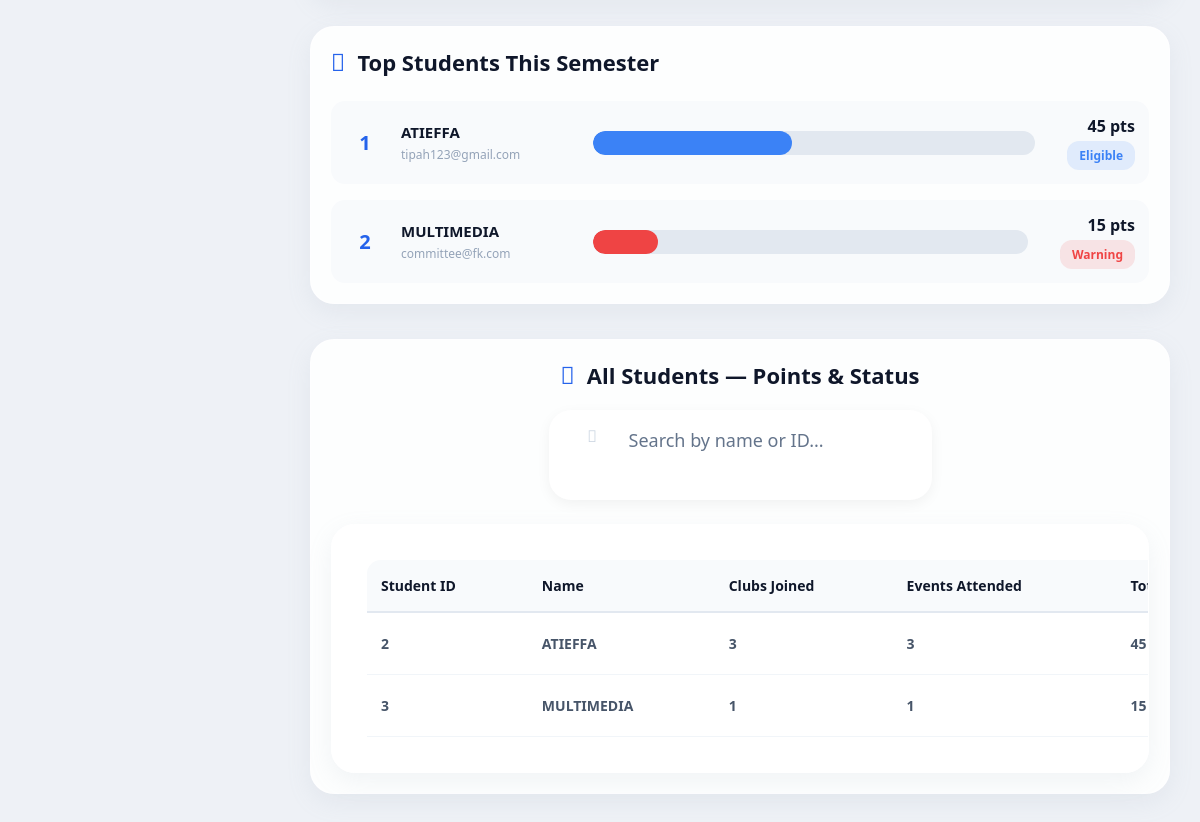
Page /Project_FK_Club/Admin/participant_points.php (signed in, lower part) on the earlier database version.
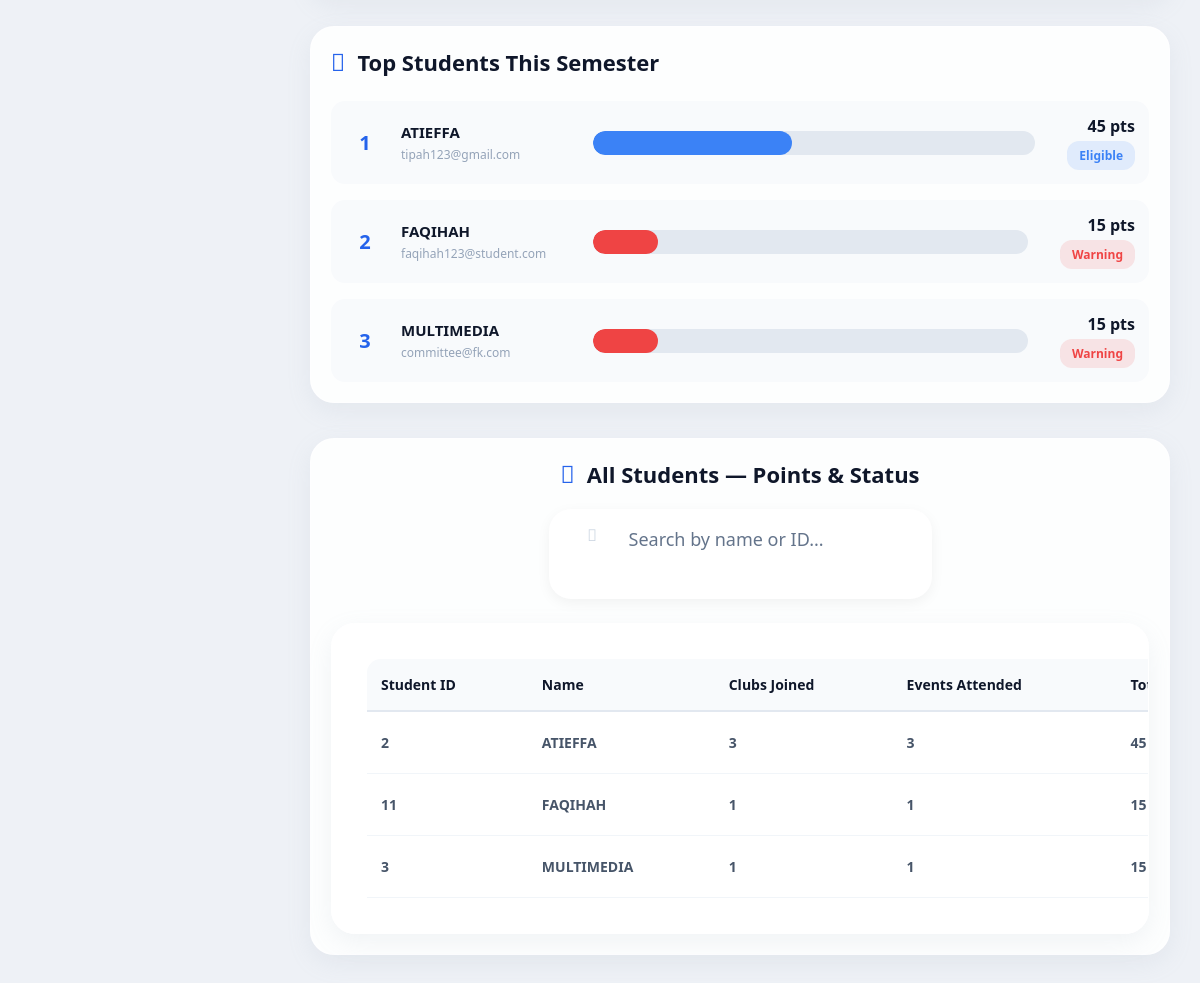
Same page on the later database version.
### tables this page shows
CREATE TABLE `users` (
  `user_id` int(11) NOT NULL,
  `student_id` varchar(20) DEFAULT NULL,
  `full_name` varchar(100) NOT NULL,
  `email` varchar(100) NOT NULL,
  `phone` varchar(20) DEFAULT NULL,
  `password` varchar(255) NOT NULL,
  `role` enum('admin','student','committee') NOT NULL,
  `profile_image` varchar(255) DEFAULT 'default.png',
  `reset_token` varchar(255) DEFAULT NULL,
  `created_at` timestamp NOT NULL DEFAULT current_timestamp(),
  `bio` text DEFAULT NULL
);

### Project_FK_Club/Admin/participant_points.php (the view, shortened to what the changed rows need)
<?php
include '../db_connect.php';
$students = [];
$query = "
    SELECT
        u.user_id,
        u.full_name,
        u.email,
        COUNT(DISTINCT m.club_id) as clubs_joined,
        COALESCE(COUNT(DISTINCT m.club_id), 0) as events_attended,
        (COALESCE(COUNT(DISTINCT m.club_id), 0) * 10) + (COUNT(DISTINCT m.club_id) * 5) as total_points
    FROM users u
    LEFT JOIN memberships m ON u.user_id = m.user_id
    WHERE u.role = 'student'
";
$query .= " GROUP BY u.user_id, u.full_name, u.email ORDER BY total_points DESC";
$result = mysqli_query($conn, $query);
if ($result) {
    while ($row = mysqli_fetch_assoc($result)) {
        $row['recognition'] = getRecognitionLevel($row['total_points']);
        $students[] = $row;
    }
}
function getRecognitionLevel($points) {
    if ($points >= 80) return 'Outstanding';
    elseif ($points >= 50) return 'Active Student';
    elseif ($points >= 20) return 'Eligible';
    else return 'Warning';
}
$top_students = array_slice($students, 0, 4);
?>
<?php include '../Includes/header_admin.php'; ?>
<div class="main-content">
    <div class="section-container">
        <div class="top-students-section">
            <h2>
                <i class="fa-solid fa-chart-line"></i>
                Top Students This Semester
            </h2>
            <div class="ranking-list">
                <?php
                $rank = 1;
                foreach ($top_students as $student):
                    $recognition = getRecognitionLevel($student['total_points']);
                    $status_color = getStatusColor($recognition);
                ?>
                    <div class="ranking-item">
                        <div class="rank-number"><?php echo $rank; ?></div>
                        <div class="student-info">
                            <h4><?php echo $student['full_name']; ?></h4>
                            <span class="student-email"><?php echo $student['email']; ?></span>
                        </div>
                        <div class="progress-bar-container">
                            <div class="progress-bar" style="width: <?php echo min(($student['total_points'] / 100) * 100, 100); ?>%; background: <?php echo $status_color; ?>;"></div>
                        </div>
                        <div class="points-info">
                            <span class="points"><?php echo $student['total_points']; ?> pts</span>
                            <span class="status-badge" style="background: <?php echo $status_color; ?>20; color: <?php echo $status_color; ?>;">
                                <?php echo $recognition; ?>
                            </span>
                        </div>
                    </div>
                <?php
                $rank++;
                endforeach;
                ?>
            </div>
        </div>
    </div>
    <div class="all-students-section">
        <div class="section-header">
            <h2>
                <i class="fa-solid fa-users"></i>
                All Students — Points & Status
            </h2>
        </div>
        <div class="table-container">
            <table class="students-table">
                <thead>
                    <tr>
                        <th>Student ID</th>
                        <th>Name</th>
                        <th>Clubs Joined</th>
                        <th>Events Attended</th>
                        <th>Total Points</th>
                    </tr>
                </thead>
                <tbody>
                    <?php if (!empty($students)): ?>
                        <?php foreach ($students as $student): ?>
                            <?php $recognition = getRecognitionLevel($student['total_points']); ?>
                            <tr>
                                <td><?php echo $student['user_id']; ?></td>
                                <td><?php echo $student['full_name']; ?></td>
                                <td><?php echo $student['clubs_joined']; ?></td>
                                <td><?php echo $student['events_attended']; ?></td>
                                <td class="points-cell" style="color: <?php echo getStatusColor($recognition); ?>;">
                                    <strong><?php echo $student['total_points']; ?> pts</strong>
                                </td>
                            </tr>
                        <?php endforeach; ?>
                    <?php endif; ?>
                </tbody>
            </table>
        </div>
    </div>
</div>
</body>
</html>
<?php
function getStatusColor($recognition) {
    switch ($recognition) {
        case 'Eligible':
            return '#3b82f6';
        case 'Warning':
            return '#ef4444';
    }
}
?>

Differences in the rows shown:
added users: full_name "FAQIHAH", email "faqihah123@student.com", total_points "15", recognition "Warning", user_id "11", clubs_joined "1", events_attended "1"
